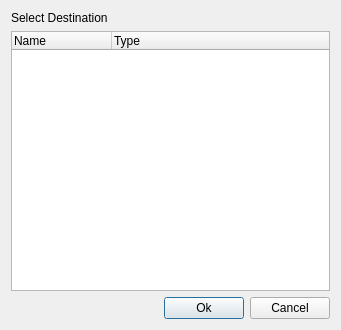
<?xml version="1.0" encoding="UTF-8"?>
<ui version="4.0">
 <class>Dialog</class>
 <widget class="QDialog" name="Dialog">
  <property name="geometry">
   <rect>
    <x>0</x>
    <y>0</y>
    <width>341</width>
    <height>330</height>
   </rect>
  </property>
  <property name="windowTitle">
   <string>Retarget Motion</string>
  </property>
  <layout class="QVBoxLayout" name="verticalLayout">
   <item>
    <widget class="QLabel" name="label_4">
     <property name="text">
      <string>Select Destination</string>
     </property>
    </widget>
   </item>
   <item>
    <widget class="QTreeWidget" name="collectionTreeWidget">
     <column>
      <property name="text">
       <string>Name</string>
      </property>
     </column>
     <column>
      <property name="text">
       <string>Type</string>
      </property>
     </column>
    </widget>
   </item>
   <item>
    <layout class="QHBoxLayout" name="horizontalLayout_2">
     <item>
      <spacer name="horizontalSpacer">
       <property name="orientation">
        <enum>Qt::Horizontal</enum>
       </property>
       <property name="sizeHint" stdset="0">
        <size>
         <width>40</width>
         <height>20</height>
        </size>
       </property>
      </spacer>
     </item>
     <item>
      <widget class="QPushButton" name="selectButton">
       <property name="text">
        <string>Ok</string>
       </property>
      </widget>
     </item>
     <item>
      <widget class="QPushButton" name="cancelButton">
       <property name="text">
        <string>Cancel</string>
       </property>
      </widget>
     </item>
    </layout>
   </item>
  </layout>
 </widget>
 <resources/>
 <connections/>
</ui>
